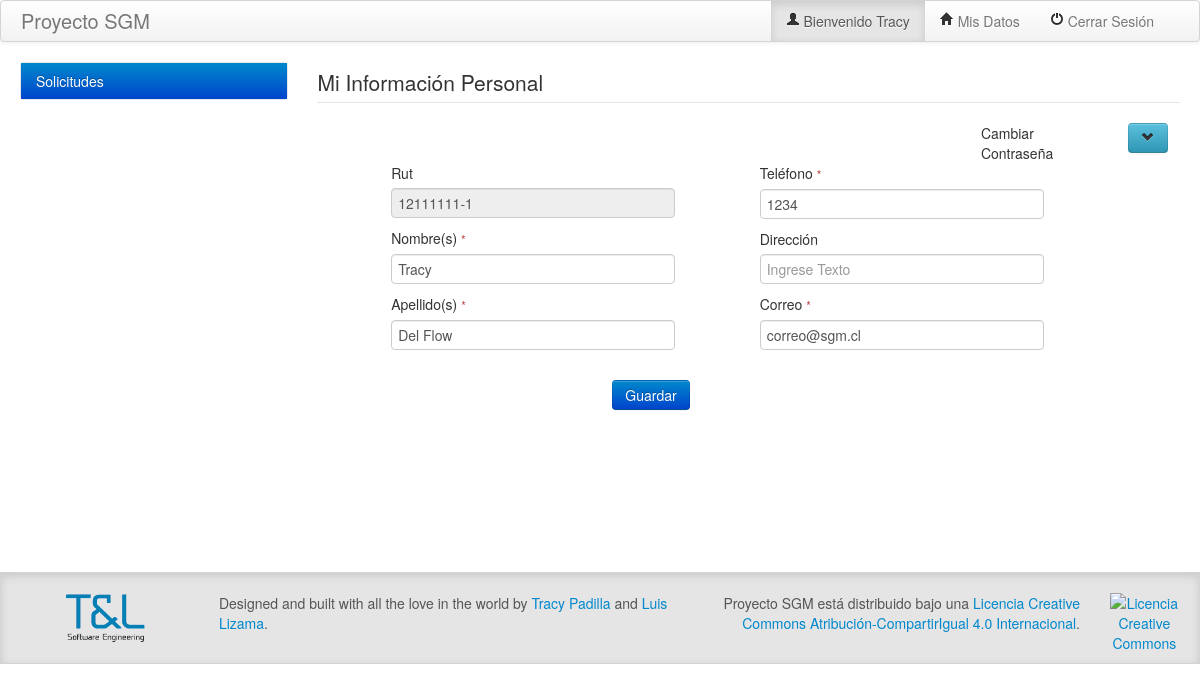
Screenshot of /Fuentes/SGM/misdatos.php (signed in) with the database file from the repository.
### tables this page shows
CREATE TABLE tsg_usuario (
  usu_id int(10) NOT NULL AUTO_INCREMENT COMMENT 'Identificador único de la tabla',
  usu_nombre varchar(255) NOT NULL COMMENT 'Nombre',
  usu_apellido varchar(255) NOT NULL COMMENT 'Apellido del usuario',
  usu_telefono int(10) NOT NULL COMMENT 'teléfono del usuario',
  usu_direccion varchar(255) NOT NULL COMMENT 'Dirección del Usuario',
  usu_fecha_crea datetime NOT NULL COMMENT 'Fecha de creación, se usara la secuencia de timestamp para guardar la hora y la fecha.',
  usu_fecha_mod datetime NOT NULL DEFAULT '0000-00-00 00:00:00' COMMENT 'fecha de modificación, se guardará con la secuencia timestamp para guardar la hora y la fecha de la modificación.',
  usu_rut varchar(50) NOT NULL COMMENT 'se define el rut del usuario, se considera como varchar ya que contienen número y caracteres.',
  usu_pass varchar(50) NOT NULL,
  usu_correo varchar(255) NOT NULL COMMENT 'correo electrónico del usuario',
  usu_activo int(2) NOT NULL COMMENT 'se deja la tabla de usuario con la opción para saber si el usuario esta activo o inactivo, en la BD de mostrara oculto si se elimino por sistema. (1 o 0)',
  PRIMARY KEY (usu_id)
);

### Fuentes/SGM/config/parametros.php (called while the page is built, shortened)
<?php
$V_MSG_PH_TEXT = "Ingrese Texto";
$V_MSG_PH_MAIL = "Ingrese Correo";
$V_MSG_PH_NUMERO = "Ingrese Número";
$V_MSG_PH_RUT = "Ingrese Rut";
?>

### Fuentes/SGM/misdatos.php (the view, shortened to what this page needs)
<?php
require("cabecera.php");
include("menu.php");
$usuario = array();
$usu_id = $_SESSION["id_usuario"];
$query = "SELECT `usu_nombre`,
				 `usu_apellido`, `usu_telefono`,
				 `usu_direccion`, `usu_correo`, `usu_rut`
		  FROM `tsg_usuario`
		  WHERE `usu_id` = '$usu_id' AND `usu_activo` = 1";
$mySqli = new mysqli($V_HOST, $V_USER, $V_PASS, $V_BBDD);
$res = $mySqli->query($query);
if($mySqli->affected_rows > 0)
{
	while($row = $res->fetch_assoc())
	{
		$usuario["usu_nombre"] = $row['usu_nombre'];
		$usuario["usu_apellido"] = $row['usu_apellido'];
		$usuario["usu_telefono"] = $row['usu_telefono'];
		$usuario["usu_direccion"] = $row['usu_direccion'];
		$usuario["usu_correo"] = $row['usu_correo'];
		$usuario["rut"] = $row["usu_rut"];
	}
}
?>
<fieldset>
	<legend>
		Mi Información Personal
	</legend>
	<div class="row-fluid">
		<div class="span9"></div>
		<div class="span2">
			<div>Cambiar Contraseña</div>
		</div>
		<div class="span1">
			<a class="btn btn-info" href="javascript:OcultaPass();"><i id="btnOcultaPass" class="icon-chevron-down"></i></a>
		</div>
	</div>
	<div class="row-fluid">
		<div class="span1"></div>
		<div class="span5">
			<label>Rut</label>
			<input type="text" placeholder="<?php echo $V_MSG_PH_RUT; ?>" class="input-xlarge disabled" value="<?php echo $usuario["rut"]; ?>" name="rut" disabled >
			<label><div>Nombre(s) <small class="text-error req">*</small></div></label>
			<input type="text" placeholder="<?php echo $V_MSG_PH_TEXT; ?>" class="input-xlarge" id="txtNombre" value="<?php echo $usuario["usu_nombre"]; ?>" name="txtNombre">
			<label><div>Apellido(s) <small class="text-error req">*</small></div></label>
			<input type="text" placeholder="<?php echo $V_MSG_PH_TEXT; ?>" class="input-xlarge" id="txtApellido" value="<?php echo $usuario["usu_apellido"]; ?>" name="txtApellido" >
		</div>
		<div class="span5">
			<label><div>Teléfono <small class="text-error req">*</small></div></label>
			<input type="text" placeholder="<?php echo $V_MSG_PH_NUMERO; ?>" class="input-xlarge" id="txtTelefono" value="<?php echo $usuario["usu_telefono"]; ?>" name="txtTelefono">
			<label>Dirección</label>
			<input type="text" placeholder="<?php echo $V_MSG_PH_TEXT; ?>" class="input-xlarge" id="txtDireccion" value="<?php echo $usuario["usu_direccion"]; ?>" name="txtDireccion" >
			<label><div>Correo <small class="text-error req">*</small></div></label>
			<input type="text" placeholder="<?php echo $V_MSG_PH_MAIL; ?>" class="input-xlarge" id="txtCorreo" value="<?php echo $usuario["usu_correo"]; ?>" name="txtCorreo">
		</div>
		<div class="span1"></div>
	</div>
	<div>
	</div>
	<div class="row-fluid pagination-centered">
		<div class="span4"></div>
		<div class="span1">
			<button type="button" class="btn btn-lg btn-primary" id="btnGuardar">
				Guardar
			</button>
		</div>
		<div class="span7"></div>
	</div>
	<div>
	</div>
</fieldset>
<div>
</div>
<div>
</div>
<?php
include ("footer.php");
?>

### rows the page displays
tsg_usuario: rut "12111111-1", txtNombre "Tracy", txtApellido "Del Flow", txtTelefono "1234", txtCorreo "correo@sgm.cl"

### other values shown
$V_TITULO "Proyecto SGM"
$_SESSION['usuario'] "Tracy"
$titulo "Solicitudes"
